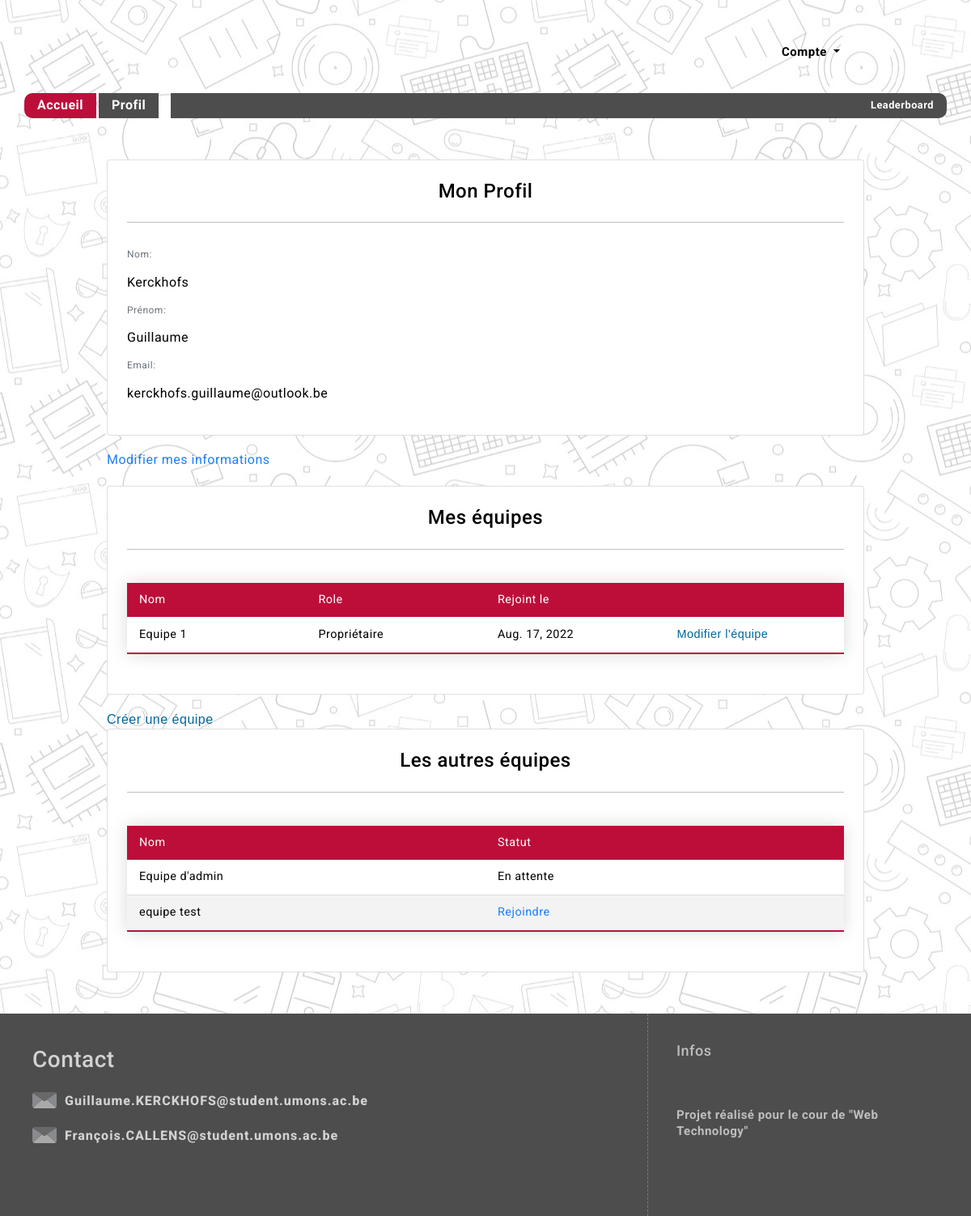
The page /profil/ (signed in) on the database its author committed.
### users/models.py (models this page shows, shortened)
class CustomUser(AbstractBaseUser, PermissionsMixin):
    user_name = models.CharField(max_length=150, unique=True)
    email = models.EmailField( unique=True)
    first_name = models.CharField(max_length=150, blank=True)
    last_name = models.CharField(max_length=150, blank=True)
    is_dev = models.BooleanField(default=False)
    is_staff = models.BooleanField(default=False)
    is_active = models.BooleanField(default=True,editable=False)
    objects = CustomAccountManager()
    USERNAME_FIELD = 'user_name'
    REQUIRED_FIELDS = ['email', 'first_name','last_name']

class Membership(models.Model):
    OWNER = 1
    ADMIN = 2
    MEMBER = 3
    PENDING = 4
    ROLE_CHOICES = (
        (OWNER, 'Propriétaire'),
        (ADMIN, 'Admin'),
        (MEMBER, 'Membre'),
        (PENDING,'En attente')
    )
    member = models.ForeignKey(CustomUser, on_delete=models.CASCADE)
    team = models.ForeignKey(Team, on_delete=models.CASCADE)
    date_joined = models.DateField(default=datetime.now, blank=True)
    role = models.PositiveSmallIntegerField(choices=ROLE_CHOICES, default=PENDING)
    def getRole(self):
        if(self.role==1):
            return 'Propriétaire'
        elif(self.role==2):
            return 'Admin'
        elif(self.role==3):
            return 'Membre'
        else:
            return 'En attente'

class Team(models.Model):
    name=models.CharField(max_length=150, unique=True)
    members=models.ManyToManyField(CustomUser,through="Membership")

### gui/views.py (the view)
# urls.py: path("profil/",profil_view,name="profil"),
@login_required
def profil_view(request):
	user_team,waiting_team,other_team=getAllTeam(request.user)
	context = {'user_team': user_team,'waiting_team':waiting_team,'other_team':other_team}
	return render(request,'gui/HTML/profil.html',context)

### gui/views.py (called while the page is built)
def getAllTeam(user):
	membership=Membership.objects.all()
	team=Team.objects.all()
	waiting_team=[]
	user_team=[]
	other_team=[]
	for t in team:
		try:
			membership=Membership.objects.get(member=user,team=t)
			if membership:
				if membership.role==4:
					waiting_team.append(t)
				else:
					user_team.append(membership)
		except:
			other_team.append(t)
	return user_team,waiting_team,other_team

### templates/gui/HTML/Profil.html (shortened to what this page needs)
{% extends "gui/HTML/base.html" %}
{% load bootstrap5 %}
{% block content %}
        <div class="container" id="Informations">
                <div class="card p-4">
                    <h4 class="card-title font-weight-bold text-center">Mon Profil</h4>
                    <hr>
                    <div class="card-text">
                        <p class="text-muted mb-0" style="font-size: 12px">Nom:</p>
                        <p>{{ user.last_name }}</p>
                        <p class="text-muted mb-0" style="font-size: 12px">Prénom:</p>
                        <p>{{ user.first_name }}</p>
                        <p class="text-muted mb-0" style="font-size: 12px">Email:</p>
                        <p>{{ user.email }} </p>
                    </div>
                </div>
                <div>
                    <a href="/profil/edit">Modifier mes informations </a>
                </div>
            <div class="card p-4">
                <h4 class="card-title font-weight-bold text-center">Mes équipes</h4>
                <hr>
                <div class="card-text">
                    <table>
                        <thead>
                            <tr>
                                <td>Nom</td>
                                <td>Role</td>
                                <td>Rejoint le</td>
                                <td></td>
                            </tr>
                        </thead>
                        {% for t in user_team %}
                                <tr>
                                    <td><a href="{% url 'teamProfil' t.team.id %}" class="linkProfil">{{t.team.name}} </a> </td>
                                    <td> {{t.getRole}} </td>
                                    <td>  {{t.date_joined}}</td>
                                        {% if t.role == 1 %}
                                        <td><button hx-get="{% url 'updateTeam' team_id=t.team.id%}" hx-target="#dialog" class="buttonLink">Modifier l'équipe </button></td>
                                        {% endif %}
                                </tr>
                        {% endfor %}
                    </table>
                </div>
            </div>
            <div>
                <button hx-get="{% url 'createTeam' %}" hx-target="#dialog" class="buttonLink">
                    Créer une équipe                  </button>
            </div>
            <div class="card p-4">
                <h4 class="card-title font-weight-bold text-center">Les autres équipes</h4>
                <hr>
                <div class="card-text">
                    <table>
                        <thead>
                            <tr>
                                <td>Nom</td>
                                <td>Statut</td>
                            </tr>
                        </thead>
                        {% for t in waiting_team %}
                            <tr>
                                <td><a href="{% url 'teamProfil' t.id %}" class="linkProfil">{{t.name}} </a> </td>
                                <td>  En attente</td>
                            </tr>
                        {% endfor %}
                        {% for t in other_team %}
                                <tr>
                                    <td><a href="{% url 'teamProfil' t.id %}" class="linkProfil">{{t.name}}  </a> </td>
                                    <td><a href="{% url 'joinTeam' team_id=t.id %}">Rejoindre</a></td>
                                </tr>
                        {% endfor %}
                    </table>
                </div>
            </div>
        </div>
{% endblock %}

### static/CSS/default.css (style rules this page uses)
* { box-sizing: border-box; font-family: 'Roboto', Arial, Helvetica, sans-serif; letter-spacing: 0.5px; }
html, body { margin: 0; padding: 0; font-size: 16px; line-height: 1.3; height: 100%; }
body { background: url(../images/background_20.png) 600px repeat; background-attachment: fixed; }
a { text-decoration: none; color: #1b7eff; }
.buttonLink { background: none!important; border: none; padding: 0!important; font-family: arial, sans-serif; color: #069; cursor: pointer; }

### static/CSS/style.css (style rules this page uses)
.card { color:black; height: 100%; }
p { margin-top: 1rem; }
.linkProfil { color: black; }

### static/CSS/table.css (style rules this page uses)
table { border-collapse: collapse; margin: 25px 0; font-size: 0.9em; font-family: sans-serif; width: 100%; box-shadow: 0 0 20px rgba(0, 0, 0, 0.15); }
table thead tr { background-color: #BD0E3A; color: #ffffff; text-align: left; }
table th, table td { padding: 12px 15px; width: 25%; }
table tbody tr { border-bottom: 1px solid #dddddd; }
table tbody tr:nth-of-type(even) { background-color: #f3f3f3; }
table tbody tr:last-of-type { border-bottom: 2px solid #BD0E3A; }

### rows shown on the page
CustomUser: last_name "Kerckhofs", first_name "Guillaume", email "kerckhofs.guillaume@outlook.be"
Membership: team.name "Equipe 1", getRole "Propriétaire", date_joined "Aug. 17, 2022", shows "Modifier l'équipe"
Team: name "Equipe d'admin"
Team: name "equipe test"
